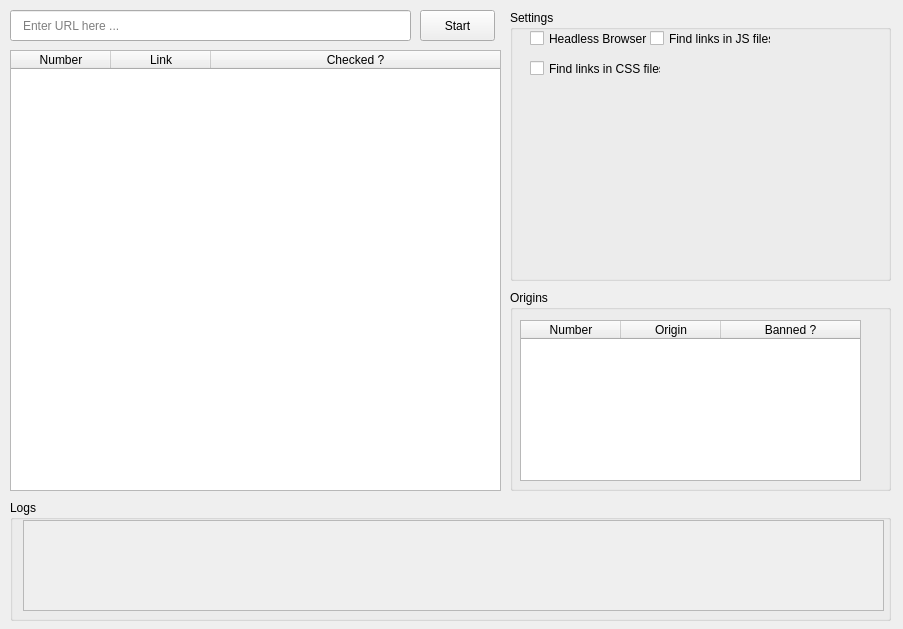
<?xml version="1.0" encoding="UTF-8"?>
<ui version="4.0">
 <class>MainWindow</class>
 <widget class="QMainWindow" name="MainWindow">
  <property name="enabled">
   <bool>true</bool>
  </property>
  <property name="geometry">
   <rect>
    <x>0</x>
    <y>0</y>
    <width>903</width>
    <height>629</height>
   </rect>
  </property>
  <property name="sizePolicy">
   <sizepolicy hsizetype="Fixed" vsizetype="Fixed">
    <horstretch>0</horstretch>
    <verstretch>0</verstretch>
   </sizepolicy>
  </property>
  <property name="font">
   <font>
    <family>Arial</family>
   </font>
  </property>
  <property name="windowTitle">
   <string>webCrawler</string>
  </property>
  <widget class="QWidget" name="centralwidget">
   <widget class="QLineEdit" name="url_ent">
    <property name="geometry">
     <rect>
      <x>10</x>
      <y>10</y>
      <width>401</width>
      <height>31</height>
     </rect>
    </property>
    <property name="styleSheet">
     <string notr="true">padding: 5px 10px</string>
    </property>
    <property name="placeholderText">
     <string>Enter URL here ...</string>
    </property>
   </widget>
   <widget class="QPushButton" name="start_pushButton">
    <property name="geometry">
     <rect>
      <x>420</x>
      <y>10</y>
      <width>75</width>
      <height>31</height>
     </rect>
    </property>
    <property name="text">
     <string>Start</string>
    </property>
   </widget>
   <widget class="QGroupBox" name="groupBox">
    <property name="geometry">
     <rect>
      <x>510</x>
      <y>10</y>
      <width>381</width>
      <height>271</height>
     </rect>
    </property>
    <property name="title">
     <string>Settings</string>
    </property>
    <widget class="QCheckBox" name="headless_checkBox">
     <property name="geometry">
      <rect>
       <x>20</x>
       <y>20</y>
       <width>121</width>
       <height>17</height>
      </rect>
     </property>
     <property name="text">
      <string>Headless Browser</string>
     </property>
    </widget>
    <widget class="QCheckBox" name="jslinkfinder_checkBox">
     <property name="geometry">
      <rect>
       <x>140</x>
       <y>20</y>
       <width>121</width>
       <height>17</height>
      </rect>
     </property>
     <property name="text">
      <string>Find links in JS files</string>
     </property>
    </widget>
    <widget class="QCheckBox" name="csslinksfinder_checkBox">
     <property name="geometry">
      <rect>
       <x>20</x>
       <y>50</y>
       <width>131</width>
       <height>17</height>
      </rect>
     </property>
     <property name="text">
      <string>Find links in CSS files</string>
     </property>
    </widget>
   </widget>
   <widget class="QTableWidget" name="links_tableWidget">
    <property name="geometry">
     <rect>
      <x>10</x>
      <y>50</y>
      <width>491</width>
      <height>441</height>
     </rect>
    </property>
    <property name="sizePolicy">
     <sizepolicy hsizetype="Fixed" vsizetype="Fixed">
      <horstretch>0</horstretch>
      <verstretch>0</verstretch>
     </sizepolicy>
    </property>
    <property name="showGrid">
     <bool>true</bool>
    </property>
    <property name="sortingEnabled">
     <bool>true</bool>
    </property>
    <property name="wordWrap">
     <bool>false</bool>
    </property>
    <property name="columnCount">
     <number>3</number>
    </property>
    <attribute name="horizontalHeaderShowSortIndicator" stdset="0">
     <bool>true</bool>
    </attribute>
    <attribute name="horizontalHeaderStretchLastSection">
     <bool>true</bool>
    </attribute>
    <attribute name="verticalHeaderVisible">
     <bool>true</bool>
    </attribute>
    <attribute name="verticalHeaderCascadingSectionResizes">
     <bool>false</bool>
    </attribute>
    <column>
     <property name="text">
      <string>Number</string>
     </property>
     <property name="textAlignment">
      <set>AlignCenter</set>
     </property>
    </column>
    <column>
     <property name="text">
      <string>Link</string>
     </property>
    </column>
    <column>
     <property name="text">
      <string>Checked ?</string>
     </property>
     <property name="textAlignment">
      <set>AlignCenter</set>
     </property>
    </column>
   </widget>
   <widget class="QGroupBox" name="groupBox_2">
    <property name="geometry">
     <rect>
      <x>510</x>
      <y>290</y>
      <width>381</width>
      <height>201</height>
     </rect>
    </property>
    <property name="title">
     <string>Origins</string>
    </property>
    <widget class="QTableWidget" name="links_tableWidget_2">
     <property name="geometry">
      <rect>
       <x>10</x>
       <y>30</y>
       <width>341</width>
       <height>161</height>
      </rect>
     </property>
     <property name="showGrid">
      <bool>true</bool>
     </property>
     <property name="sortingEnabled">
      <bool>true</bool>
     </property>
     <property name="wordWrap">
      <bool>false</bool>
     </property>
     <property name="columnCount">
      <number>3</number>
     </property>
     <attribute name="horizontalHeaderShowSortIndicator" stdset="0">
      <bool>true</bool>
     </attribute>
     <attribute name="horizontalHeaderStretchLastSection">
      <bool>true</bool>
     </attribute>
     <attribute name="verticalHeaderVisible">
      <bool>true</bool>
     </attribute>
     <attribute name="verticalHeaderCascadingSectionResizes">
      <bool>false</bool>
     </attribute>
     <column>
      <property name="text">
       <string>Number</string>
      </property>
      <property name="textAlignment">
       <set>AlignCenter</set>
      </property>
     </column>
     <column>
      <property name="text">
       <string>Origin</string>
      </property>
     </column>
     <column>
      <property name="text">
       <string>Banned ?</string>
      </property>
      <property name="textAlignment">
       <set>AlignCenter</set>
      </property>
     </column>
    </widget>
   </widget>
   <widget class="QGroupBox" name="groupBox_3">
    <property name="geometry">
     <rect>
      <x>10</x>
      <y>500</y>
      <width>881</width>
      <height>121</height>
     </rect>
    </property>
    <property name="title">
     <string>Logs</string>
    </property>
    <widget class="QPlainTextEdit" name="logs_plainTextEdit">
     <property name="enabled">
      <bool>false</bool>
     </property>
     <property name="geometry">
      <rect>
       <x>13</x>
       <y>20</y>
       <width>861</width>
       <height>91</height>
      </rect>
     </property>
    </widget>
   </widget>
  </widget>
 </widget>
 <resources/>
 <connections/>
</ui>
